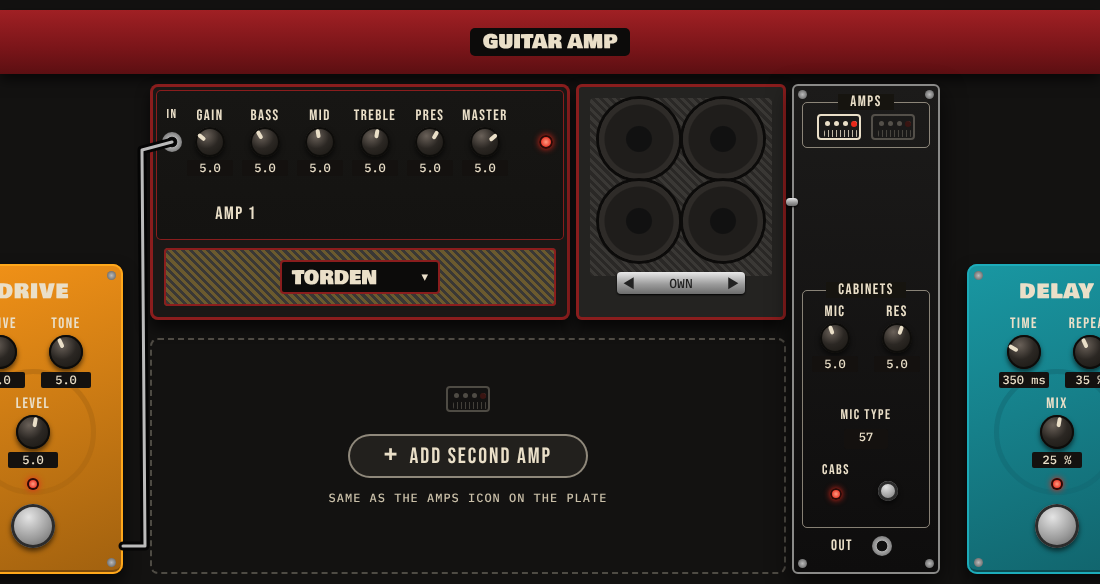
#> input picture design/474-explore/A-one.png, 1100 x 584 px; its folder holds 4 pictures in this run
$ python sheet.py
#> lines starting #> are read from the running program, lines starting #| are printed output that depends on the picture
from PIL import Image, ImageDraw, ImageFont
import os
D = os.path.dirname(os.path.abspath(__file__))
font = ImageFont.truetype(os.path.join(D, '../../crates/suite_common/assets/fonts/IBMPlexMono-Medium.ttf'), 20)
names = {'A': 'A  Empty slot', 'B': 'B  Grown lane', 'C': 'C  Short window'}
for d in 'ABC':
    ims = [Image.open(os.path.join(D, f'{d}-{m}.png')).convert('RGB') for m in ('one', 'two')]
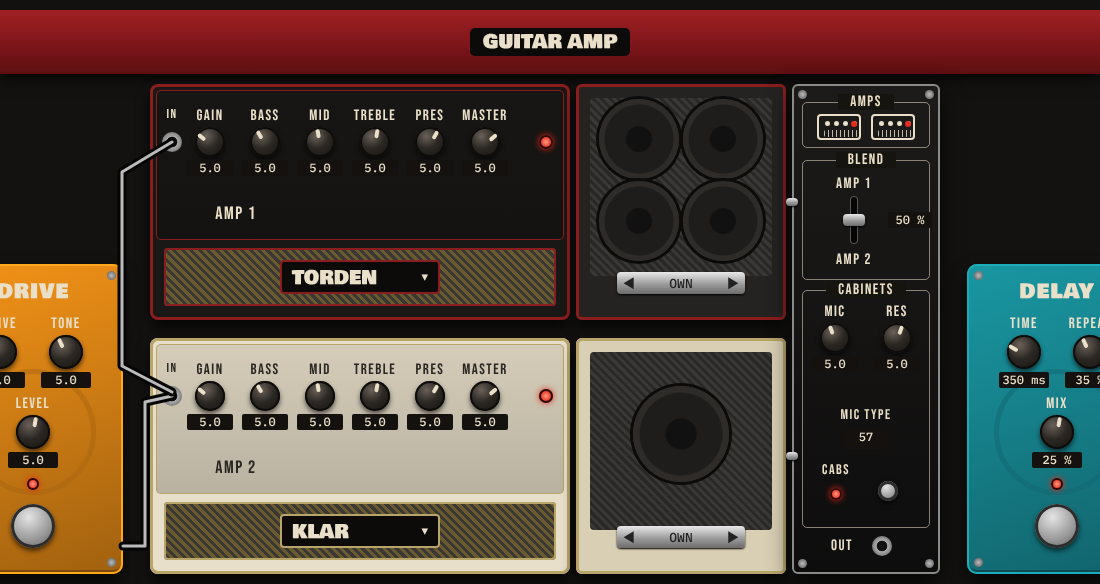
#> input picture design/474-explore/A-two.png, 1100 x 584 px
    H = sum(i.height for i in ims) + 2 * 40 + 10
#> H = 1258
    s = Image.new('RGB', (1100, H), '#0a0a0a'); dr = ImageDraw.Draw(s); y = 0
#> after `s = Image.new('RGB', (1100, H), '#0a0a0a')`: s: PIL image 1100x1258 RGB; every value is 10
    for i, m in zip(ims, ('one amp', 'two amps')):
        dr.text((12, y + 8), f'{names[d]} - {m} ({i.width}x{i.height})', fill='#e8c46a', font=font); y += 40
        s.paste(i, (0, y)); y += i.height + 5
#> this loop made 2 passes
#> (m, y) on passes 1 to 2: ('one amp', 629), ('two amps', 1258)
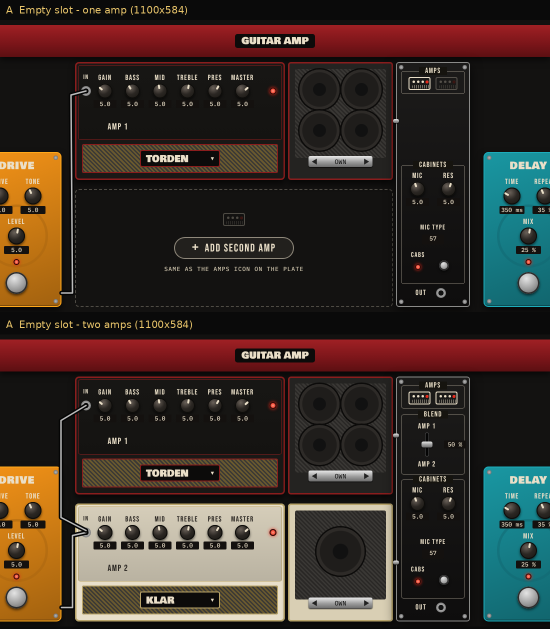
#> s: PIL image 1100x1258 RGB (shown at 1/2 size); mean R, G, B 60.3, 48.3, 41
#> after the loop, y = 1258
    s.save(os.path.join(D, f'sheet-{d}.png'))
#> pass 2 of the loop `for d in 'ABC':`:
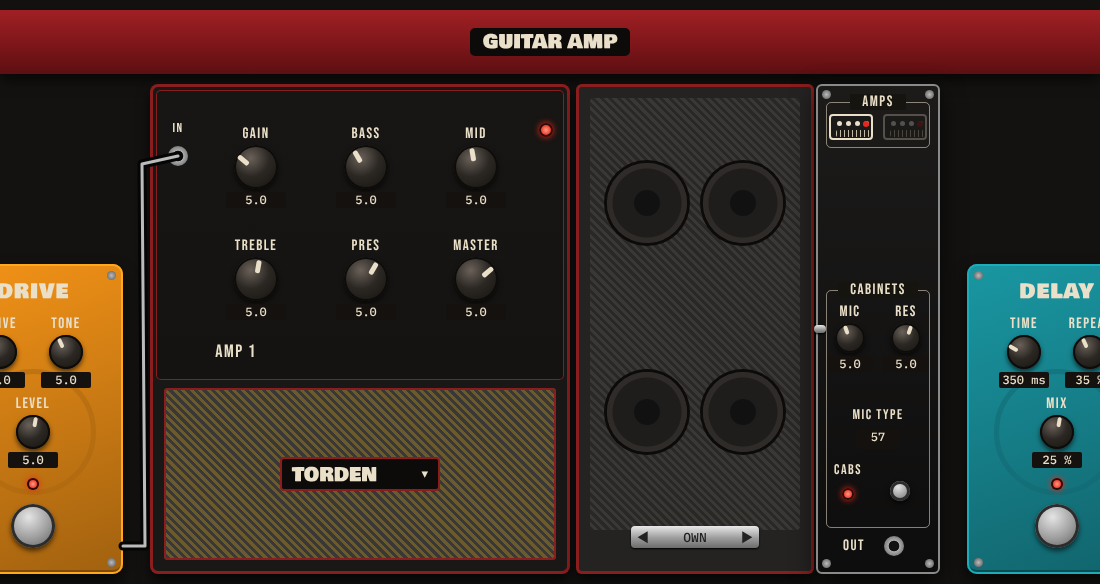
#> input picture design/474-explore/B-one.png, 1100 x 584 px
#> the loop `for i, m in zip(ims, ('one amp', 'two amps')):` made 2 passes
#> after the loop `for i, m in zip(ims, ('one amp', 'two amps')):`:
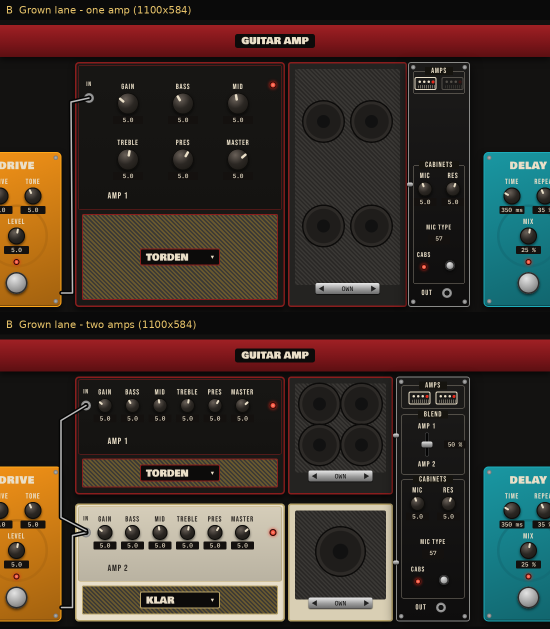
#> s: PIL image 1100x1258 RGB (shown at 1/2 size); mean R, G, B 63.7, 51.1, 43
#> (the run stopped early here; a loop or call above may not have finished)
